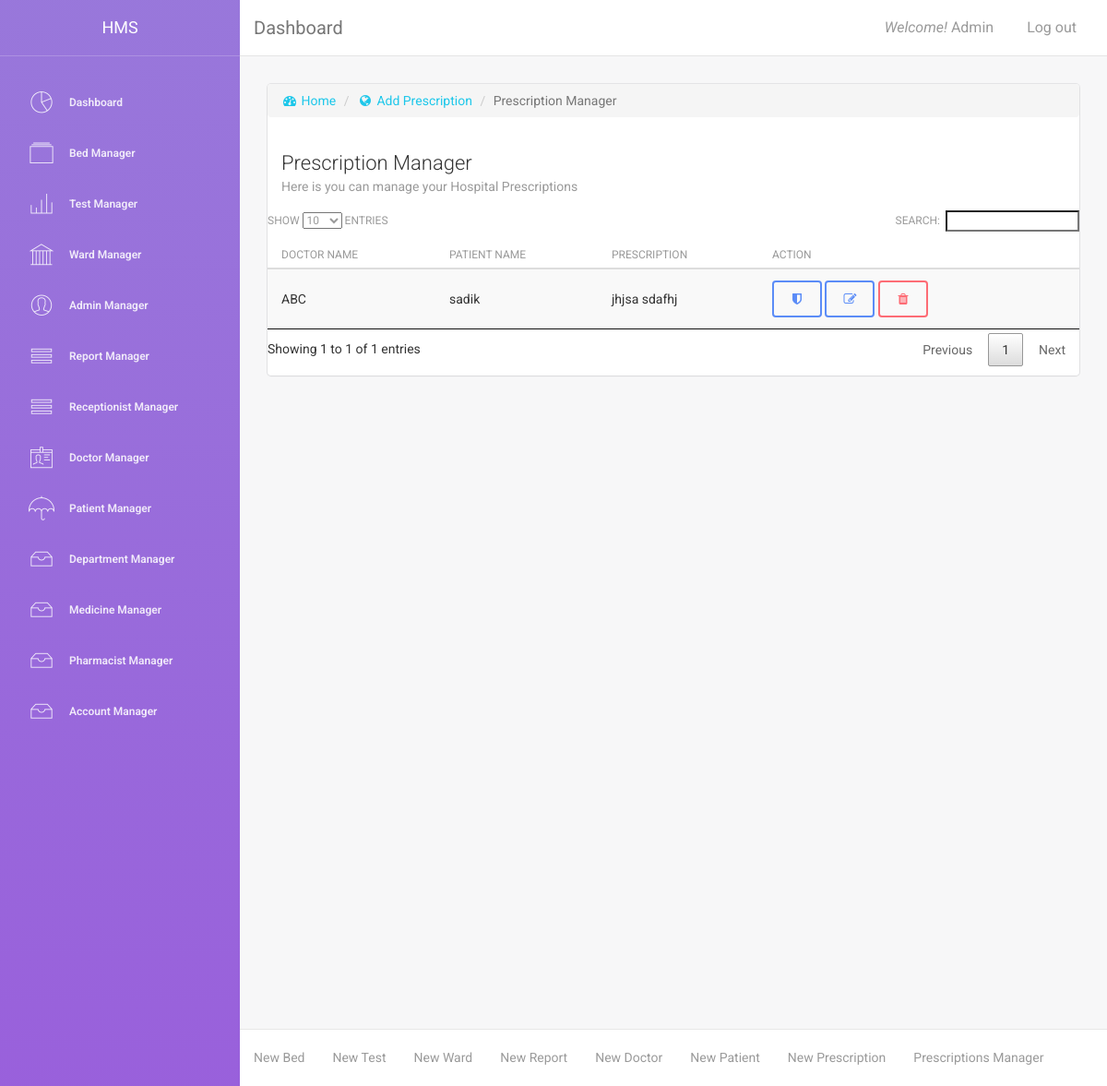
Screenshot of /manage_prescription.php (signed in) with the database file from the repository.
### tables this page shows
CREATE TABLE `tbl_prescription` (
  `prescription_id` int(10) NOT NULL,
  `doctor_id` int(6) NOT NULL,
  `patient_id` int(6) NOT NULL,
  `prescription` text NOT NULL,
  `prescription_time` timestamp NOT NULL DEFAULT CURRENT_TIMESTAMP
);

CREATE TABLE `tbl_doctor` (
  `doctor_id` int(6) NOT NULL,
  `doctor_name` varchar(100) NOT NULL,
  `department_id` int(2) NOT NULL,
  `doctor_address` text NOT NULL,
  `doctor_phone` varchar(11) NOT NULL,
  `doctor_email` varchar(50) NOT NULL,
  `doctor_visiting_hour` varchar(50) NOT NULL,
  `doctor_status` tinyint(1) NOT NULL
);

CREATE TABLE `tbl_patient` (
  `patient_id` int(6) NOT NULL,
  `ward_id` int(2) NOT NULL,
  `bed_id` int(2) NOT NULL,
  `doc_id` int(11) NOT NULL,
  `patient_name` varchar(100) NOT NULL,
  `patient_address` text NOT NULL,
  `patient_phone` varchar(20) NOT NULL,
  `patient_nid` varchar(50) NOT NULL,
  `admission_date` date NOT NULL,
  `release_date` date NOT NULL
);

### content/prescription_manager.php (the view, shortened to what this page needs)
<div class="content">
    <div class="container-fluid">
        <div class="row">
            <div class="col-md-12">
                <div class="card">
                    <ol class="breadcrumb">
                        <li><a href="index.php"><i class="fa fa-dashboard"></i> Home</a></li>
                        <li><a href="add_prescription.php"><i class="fa fa-globe"></i> Add Prescription</a></li>
                        <li class="active">Prescription Manager</li>
                    </ol>
                    <div class="header">
                        <h4 class="title">Prescription Manager</h4>
                        <p class="category">Here is you can manage your Hospital Prescriptions</p>
                    </div>
                    <div class="content table-responsive table-full-width">
                        <table class="table table-hover table-striped" id="myTable">
                            <thead>
                                <th>Doctor Name</th>
                                <th>Patient Name</th>
                                <th>Prescription</th>
                                <th>Action</th>
                            </thead>
                            <tbody>
                                <?php
                                while ($row = mysqli_fetch_assoc($result)) {
                                    ?>
                                    <tr>
                                        <td><?php echo $row['doctor_name'] ?></td>
                                        <td><?php echo $row['patient_name'] ?></td>
                                        <td><?php echo $row['prescription'] ?></td>
                                        <td>
                                            <a href="view_prescription.php?id=<?php echo $row['prescription_id'] ?>" class="btn btn-primary" data-toggle="tooltip" title="View Prescription"><i class="fa fa-shield"></i></a>
                                            <a href="edit_prescription.php?id=<?php echo $row['prescription_id'] ?>" class="btn btn-primary" data-toggle="tooltip" title="Edit Prescription"><i class="fa fa-pencil-square-o"></i></a>
                                            <a href="function/delete_prescription.php?id=<?php echo $row['prescription_id'] ?>" class="btn btn-danger" data-toggle="tooltip" title="Delete Prescription" onclick="return check_delete();"><i class="fa fa-trash"></i></a>
                                        </td>
                                    </tr>
                                <?php } ?>
                            </tbody>
                        </table>
                    </div>
                </div>
            </div>
        </div>
    </div>
</div>

### rows the page displays
tbl_prescription: doctor.doctor_name "ABC", patient.patient_name "sadik", prescription "jhjsa sdafhj"

### other values shown
$_SESSION["admin_name"] "Admin"
